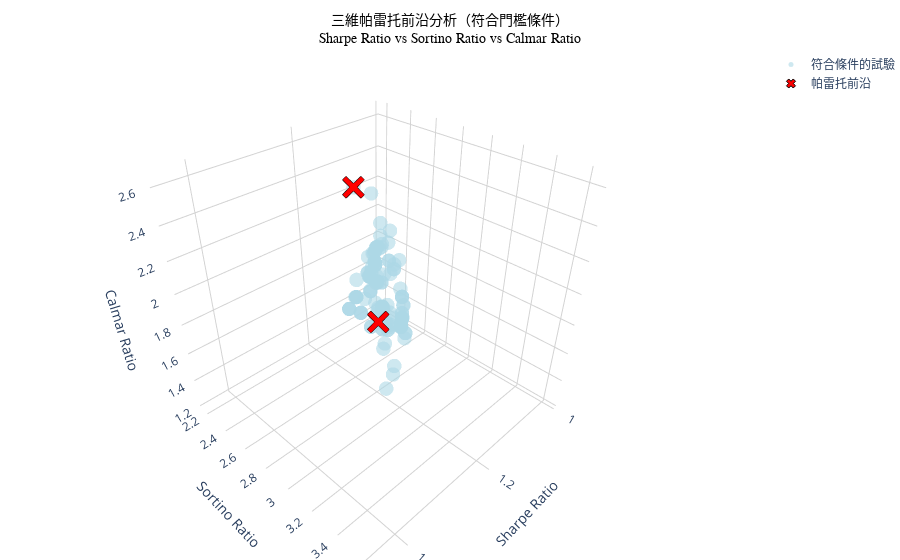

Notebook source saved alongside this figure:
### Markdown cell above
# Multi_parameter_optimization_analysis 使用範例

### Code cell
from Multi_parameter_optimization_analysis import MPOA
from Technicalindicatorstrategy import TurtleMACDTimeZoneFilter
from datetime import datetime
import warnings
warnings.filterwarnings('ignore')
config = MPOA.create_custom_strategy_config(
    strategy_module=TurtleMACDTimeZoneFilter,
    strategy_function='get_signals',
    param_config={
        'fixed_params': {
            'symbol': 'ETHUSDT',
            'interval': '2h',
            'end_time': datetime.now(),
            'limit': 7309,
            'atr_period': 14,
            'atr_multiplier_sl': 2.9
        },
        'optimize_params': {
            'fast_period': {'type': 'int', 'min': 10, 'max': 20,'step': 1},
            'slow_period': {'type': 'int', 'min': 20, 'max': 40,'step': 1},
            'signal_period': {'type': 'int', 'min': 5, 'max': 15,'step': 1},
            'high_low_lookback': {'type': 'int', 'min': 10, 'max': 30,'step': 1},
        },
        'target_metrics': ['Sharpe Ratio', 'Sortino Ratio', 'Calmar Ratio'],
        'composite_config': {
            'method': 'geometric',  # 'weighted' 或 'geometric'
            'weights': {
                'Sharpe Ratio': 0.4,
                'Sortino Ratio': 0.4,
                'Calmar Ratio': 0.2
            },
            'thresholds': {
                'Sharpe Ratio': 1.0,
                'Sortino Ratio': 1.5,
                'Calmar Ratio': 0.5
            }
        },
        'backtest_config': {
            'initial_capital': 1000000,
            'fee_rate': 0.0005,
            'leverage': 1
        }
    }
)


optimizer = MPOA.FlexibleStrategyOptimizer(config)
study = optimizer.run_optimization(n_trials=200, n_jobs=2, study_name="TurtleMACDTimeZoneFilter_geo")

# 獲取優化摘要
summary = optimizer.get_optimization_summary()
print("\n優化摘要:")
print(f"總試驗數: {summary['total_trials']}")
print(f"符合條件試驗數: {summary['valid_trials']}")
print(f"篩選率: {summary['filter_rate']:.2%}")

# 多指標分析
trials_df = optimizer.analyze_multi_metric_results()

# 帕雷托前沿分析
optimizer.pareto_frontier_analysis()

# HiPlot 視覺化
print("\n2. 繪製 HiPlot 交互式圖表:")
optimizer.plot_hiplot(output_html="enhanced_optimization_results.html")

# 相關性分析
print("\n3. 相關性分析結果：")
corr_results = optimizer.analyze_param_metric_correlations()

### Figure 1 — Plotly figure (JSON) as saved in the notebook; plotly's stock layout.template omitted (floating-point values rounded to 4 significant figures; data arrays with more than 128 entries replaced by an {"elided": "..."} marker saying what was removed)
{"data": [{"marker": {"color": "lightblue", "opacity": 0.6, "size": 5}, "mode": "markers", "name": "符合條件的試驗", "type": "scatter3d", "x": {"elided": "184 float values"}, "y": {"elided": "184 float values"}, "z": {"elided": "184 float values"}}, {"marker": {"color": "red", "line": {"color": "black", "width": 1}, "size": 8, "symbol": "x"}, "mode": "markers", "name": "帕雷托前沿", "type": "scatter3d", "x": [1.27, 1.448, 1.448, 1.448, 1.448, 1.448, 1.448, 1.448, 1.448, 1.448, 1.448, 1.448, 1.448, 1.448, 1.448, 1.448, 1.448, 1.448], "y": [2.88, 3.642, 3.642, 3.642, 3.642, 3.642, 3.642, 3.642, 3.642, 3.642, 3.642, 3.642, 3.642, 3.642, 3.642, 3.642, 3.642, 3.642], "z": [2.638, 2.569, 2.569, 2.569, 2.569, 2.569, 2.569, 2.569, 2.569, 2.569, 2.569, 2.569, 2.569, 2.569, 2.569, 2.569, 2.569, 2.569]}], "layout": {"margin": {"b": 0, "l": 0, "r": 0, "t": 50}, "scene": {"aspectmode": "cube", "xaxis": {"backgroundcolor": "white", "gridcolor": "lightgray", "title": {"text": "Sharpe Ratio"}}, "yaxis": {"backgroundcolor": "white", "gridcolor": "lightgray", "title": {"text": "Sortino Ratio"}}, "zaxis": {"backgroundcolor": "white", "gridcolor": "lightgray", "title": {"text": "Calmar Ratio"}}}, "showlegend": true, "title": {"font": {"color": "black", "family": "Arial", "size": 14}, "text": "三維帕雷托前沿分析（符合門檻條件）<br>Sharpe Ratio vs Sortino Ratio vs Calmar Ratio", "x": 0.5, "xanchor": "center"}}}
